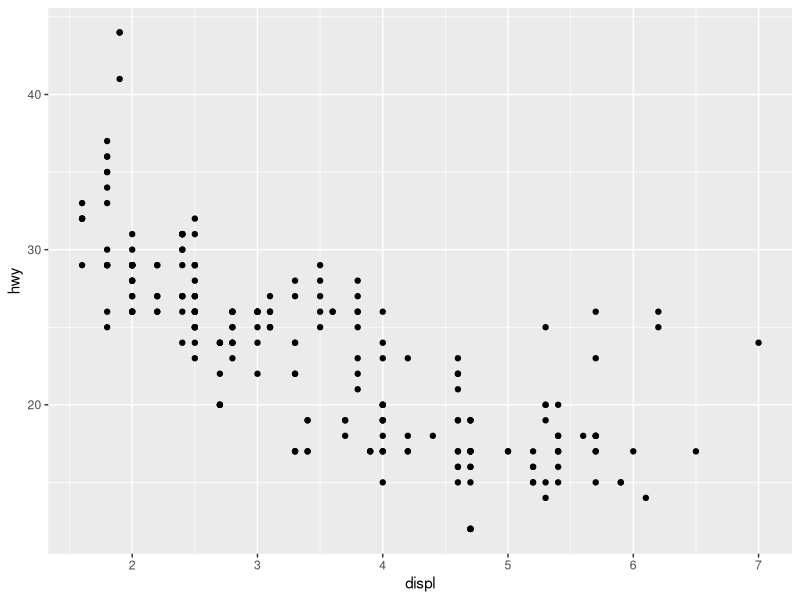
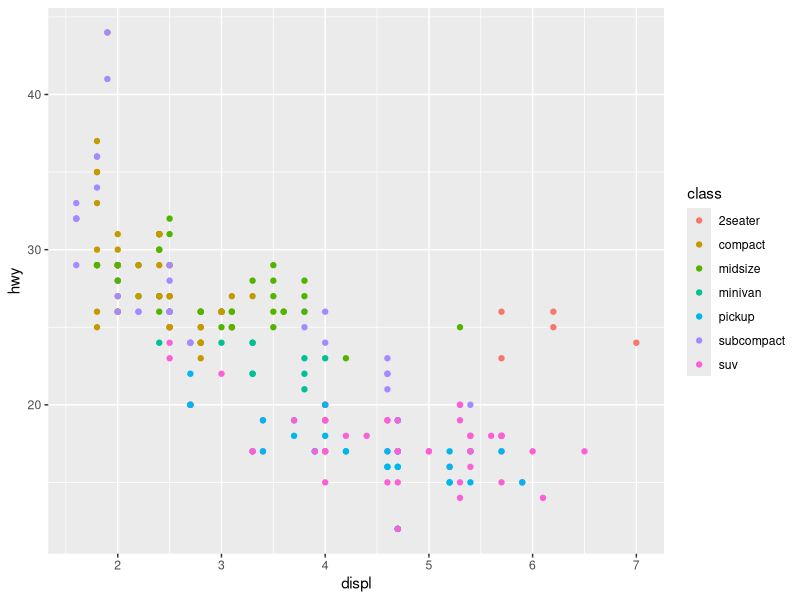
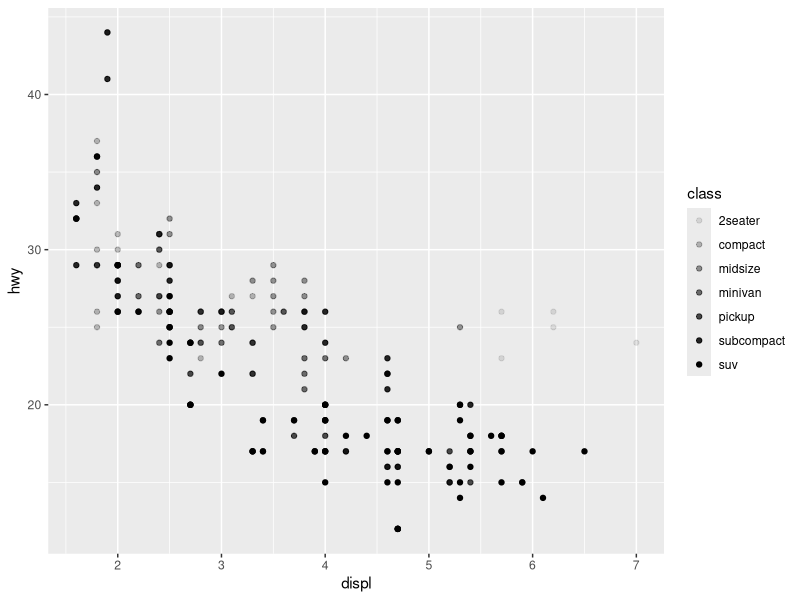
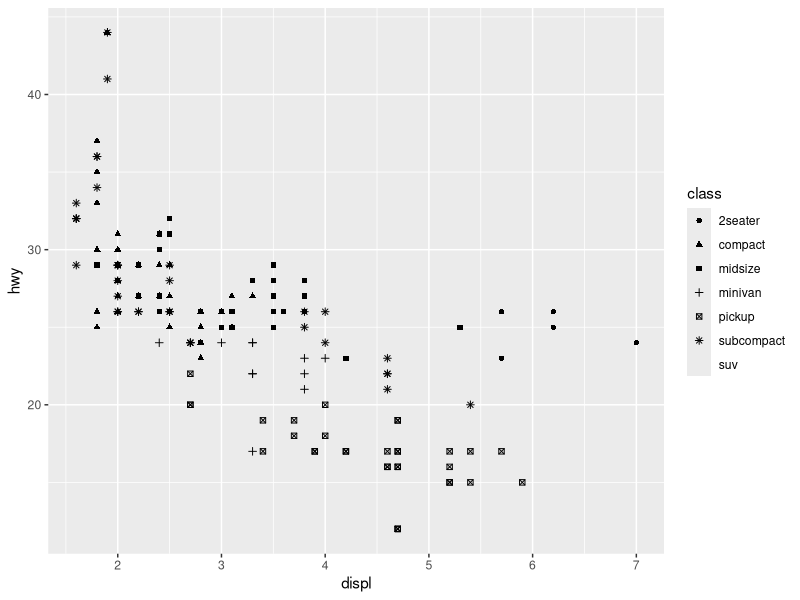
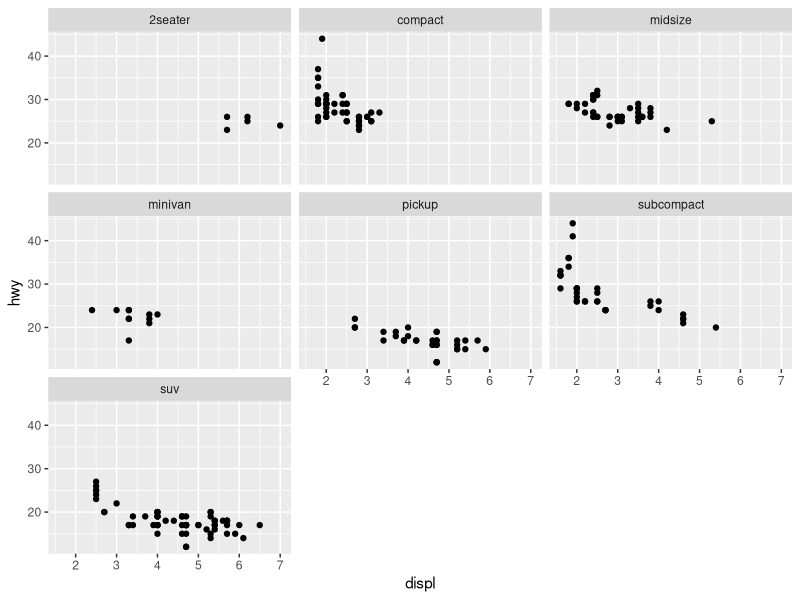
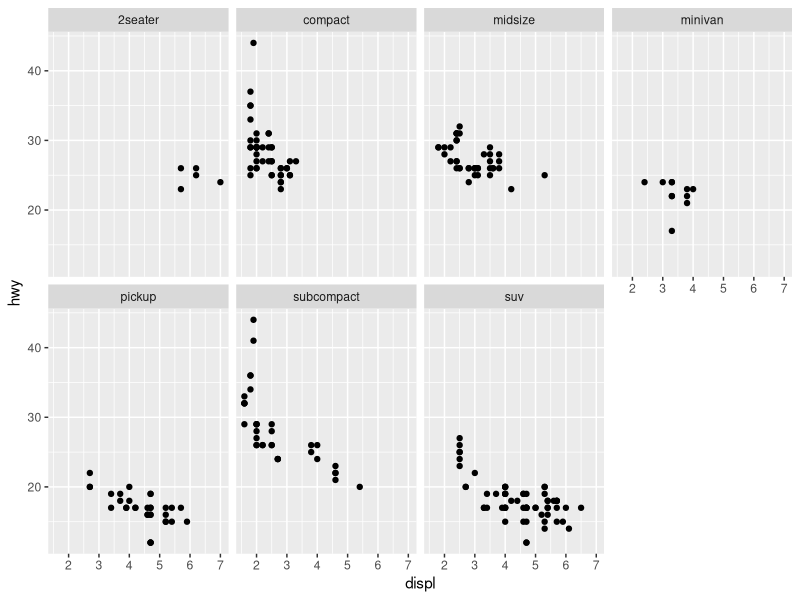
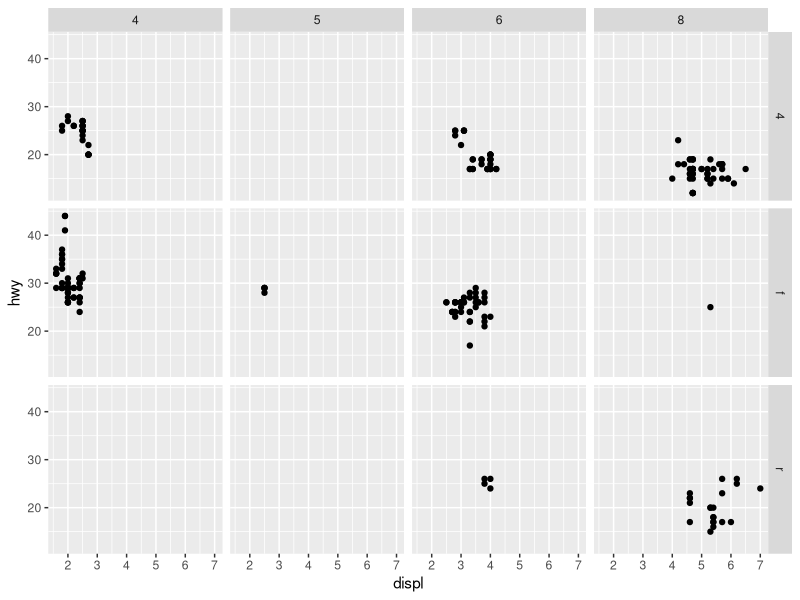
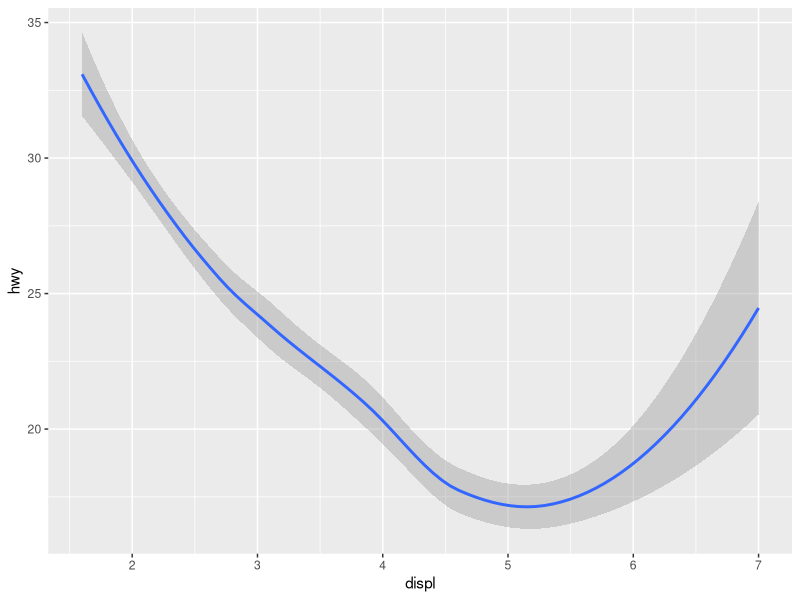

Generate these figures, in order, with R:
# Book: R for Data Science https://r4ds.had.co.nz
# Chapters 1-4 

# Some RStudio’s keyboard shortcuts:
# 
#  Alt + - (the minus sign) -  <- (assignment sign)
# Ctrl + Shift + C – comment/uncomment
# ?command or help(command) - help
# Ctrl + Enter - run selected lines (see menu Code)
# Ctrl + L – clear console

# theme Cobalt: Tools - Global Options - Appearance - Cobalt - Apply

# View - Panes - Show all panes


# Visualization----------------------------------------------------------------



# 1. First steps---------------------------------------------------------------

# install.packages("ggplot2")

library(ggplot2)
?ggplot2

# Install a package once, reload it every time you start a new session.

# Check in Packages, what libraries are installed (their versions) and loaded.

# package::function() - to be explicit about where a function (or dataset) comes from.
# e.g. ggplot2::ggplot() When to use this?

View(mpg)

mpg

str(mpg)


mpg$model

mpg$model[1:10]

unique(mpg$model)

# How to get help about mpg?

?mpg

# Creating a scatterplot (gallon = 3.8 l)
ggplot(data = mpg) + 
  geom_point(mapping = aes(x = displ, y = hwy))


# Check Plots pane.

# What does the plot show?

# ggplot(data = mpg) creates an empty graph.
# geom_points() adds a layer of points to your plot.
# Mapping argument is always paired with aes().


# x and y of aes() specify which variables to map to the x and y axes.

# Set working directory and save plot to it.
# More info about save() https://ggplot2.tidyverse.org/reference/ggsave.html 

getwd()
# if you work local, you can set working dir by setwd
# e.g. seywd("D:/R projects/ds-courses/BSU/visualization")

ggsave("img/mpg.pdf")
ggsave("img/mpg.png")

# use .gitignore not to commit some files or directories


# 2. Aesthetic mappings--------------------------------------------------------

# How to visualize three variables on one plot?

ggplot(data = mpg) + 
  geom_point(mapping = aes(x = displ, y = hwy, color = class))

# Does it explains outliers?

# Two other ways
ggplot(data = mpg) + 
  geom_point(mapping = aes(x = displ, y = hwy, alpha = class))

ggplot(data = mpg) + 
  geom_point(mapping = aes(x = displ, y = hwy, shape = class))



# 3. Facets--------------------------------------------------------------------

# To facet by a single variable use facet_wrap().
ggplot(data = mpg) + 
  geom_point(mapping = aes(x = displ, y = hwy)) + 
  facet_wrap(~ class)

ggplot(data = mpg) + 
  geom_point(mapping = aes(x = displ, y = hwy)) + 
  facet_wrap(~ class, nrow = 2)

# To facet by two variables use facet_grid(). 
ggplot(data = mpg) + 
  geom_point(mapping = aes(x = displ, y = hwy)) + 
  facet_grid(drv ~ cyl)



# 4. Geometric objects---------------------------------------------------------

# Which geom have we already used? (geom_point)

ggplot(data = mpg) + 
  geom_smooth(mapping = aes(x = displ, y = hwy))

# Not every aesthetic works with every geom, e.g. shape of a point and linetype of a line.

# Use linetype to add drv to the previous plot.
ggplot(data = mpg) + 
  geom_smooth(mapping = aes(x = displ, y = hwy, linetype = drv))
 
# More geoms - ggplot2 cheatsheet at https://www.rstudio.com/resources/cheatsheets/

# Multiple geoms in the same plot
ggplot(data = mpg) + 
  geom_point(mapping = aes(x = displ, y = hwy)) +
  geom_smooth(mapping = aes(x = displ, y = hwy))



# 5. Statistical transformations-----------------------------------------------
# geom_bar()
# https://ggplot2.tidyverse.org/reference/geom_bar.html
ggplot(data = mpg) + 
  geom_bar(mapping = aes(x = class))

# The same as previous written in a short form
ggplot(mpg, aes(class)) + 
  geom_bar()

df <- data.frame(x = rep(c(2.9, 3.1, 4.5), c(5, 10, 4)))
ggplot(df, aes(x)) + geom_bar()

ggplot(data = mpg) + 
  geom_bar(mapping = aes(x = class, fill = drv))

ggplot(data = mpg) + 
  geom_bar(mapping = aes(x = class, fill = drv), position = position_stack(reverse = TRUE)) +
  coord_flip() +
  theme(legend.position = "top")  

# geom_histigram()
# https://ggplot2.tidyverse.org/reference/geom_histogram.html
# bins = 30 by default
ggplot(mpg, aes(hwy)) +
  geom_histogram()

ggplot(mpg, aes(hwy)) +
  geom_histogram(binwidth = 5)

ggplot(mpg, aes(hwy)) +
  geom_histogram(bins = 40)

ggplot(mpg, aes(hwy, fill = class)) +
  geom_histogram()


# stat_summary() 
ggplot(mpg) + 
  stat_summary(
    mapping = aes(x = class, y = cty),
    fun.ymin = min,
    fun.ymax = max,
    fun.y = median
  )

# geom_boxplot() & coord_flip()
ggplot(mpg, aes(x = class, y = cty)) + 
  geom_boxplot() +
  coord_flip()


# 6. Sum up--------------------------------------------------------------------
# Let's have a look through the code and sum up what we have learned.
